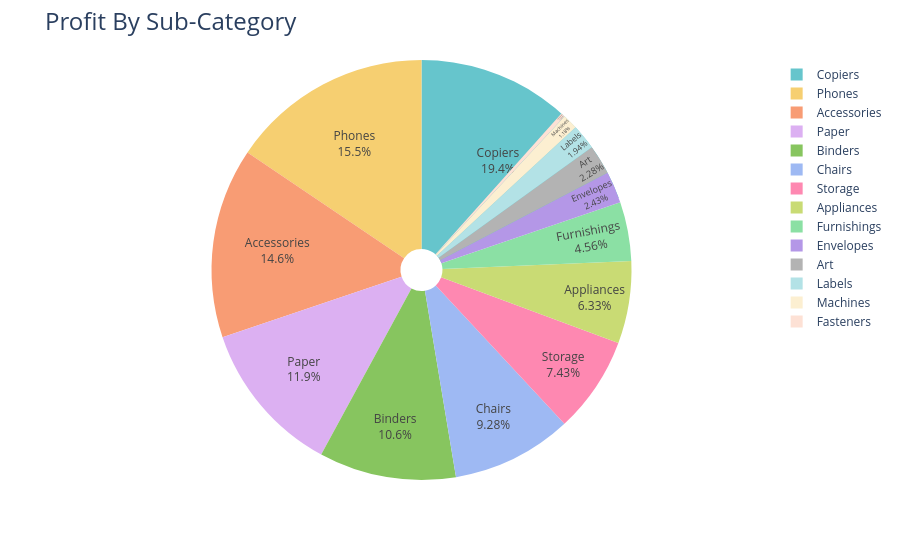

This figure's notebook cell:
### Code cell
fig = px.pie(Profit_By_SubCategory,
            values = 'Profit',
            names = 'Sub-Category',
            hole = 0.1,
            color_discrete_sequence = px.colors.qualitative.Pastel)
fig.update_traces(textposition = 'inside', textinfo = 'percent+label')
fig.update_layout(title_text = 'Profit By Sub-Category',title_font = dict(size=24))

### Figure 1 — Plotly figure (JSON) as saved in the notebook; plotly's stock layout.template omitted (floating-point values rounded to 4 significant figures)
{"data": [{"domain": {"x": [0, 1], "y": [0, 1]}, "hole": 0.1, "hovertemplate": "Sub-Category=%{label}<br>Profit=%{value}<extra></extra>", "labels": ["Accessories", "Appliances", "Art", "Binders", "Bookcases", "Chairs", "Copiers", "Envelopes", "Fasteners", "Furnishings", "Labels", "Machines", "Paper", "Phones", "Storage", "Supplies", "Tables"], "legendgroup": "", "name": "", "showlegend": true, "textinfo": "percent+label", "textposition": "inside", "type": "pie", "values": [41940.0, 18140.0, 6528.0, 30220.0, -3473.0, 26590.0, 55620.0, 6964.0, 949.5, 13060.0, 5546.0, 3385.0, 34050.0, 44520.0, 21280.0, -1189.0, -17730.0]}], "layout": {"legend": {"tracegroupgap": 0}, "margin": {"t": 60}, "piecolorway": ["rgb(102, 197, 204)", "rgb(246, 207, 113)", "rgb(248, 156, 116)", "rgb(220, 176, 242)", "rgb(135, 197, 95)", "rgb(158, 185, 243)", "rgb(254, 136, 177)", "rgb(201, 219, 116)", "rgb(139, 224, 164)", "rgb(180, 151, 231)", "rgb(179, 179, 179)"], "title": {"font": {"size": 24}, "text": "Profit By Sub-Category"}}}
